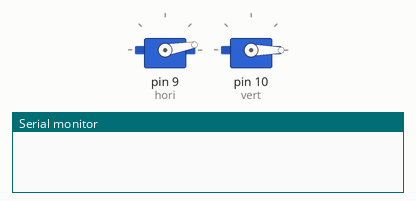
Simulated run of this sketch. Board: Arduino Uno, built with avr-gcc and run on an emulated ATmega328P. Parts: 2 × servo, the last lines printed to the serial monitor.

Above: at 0.1 s.
At 7.1 s:
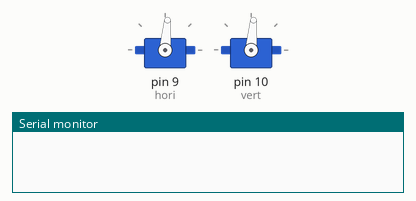
At 24.9 s:
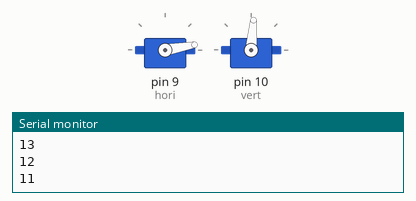
At 37.4 s:
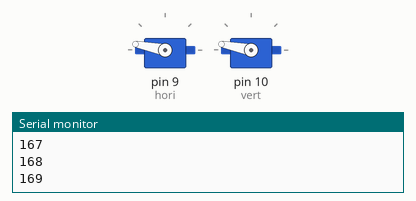
Timing chart, 0 to 40.0 s (numbered marks = the images above):
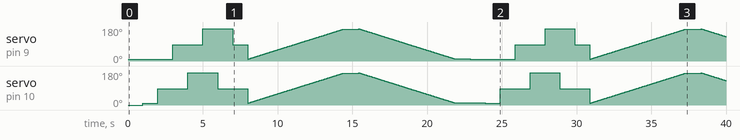

Measured:
- by itself, servo on pin 10 (vert): 0° → 10° at 1.0 s, → 85° 1.0 s later, → 170° 2.0 s later, → 85° 2.0 s later, … (530 changes in this stretch)

The sketch:

servo_coordinate_scan.ino
```cpp
#include <Servo.h>
Servo vert, hori;
int posv = 0;
int posh = 0;

int a = 0, b = 0;

int l = 10;
int q = 170;
int del = 40;


void setup()
{
  hori.attach(9);
  vert.attach(10);
  vert.write(0);
  hori.write(0);
  Serial.begin(9600);
}


void loop() {
  test();
  delay(1000);
}


void test() {
  hori.write(l); delay(1000);
  vert.write(l); delay(1000);
  vert.write (q / 2); delay(1000);
  hori.write(q / 2); delay(1000);
  vert.write (q); delay(1000);
  hori.write(q); delay(1000);
  vert.write (q / 2); delay(1000);
  hori.write(q / 2); delay(1000);
  for (a = l; a < q; a++)
  {
    hori.write(a);
    vert.write(a);
    Serial.println(a);
    delay(del);
  }
  delay(1000);
  for (b = q; b > l; b--)
  {
    hori.write(b);
    vert.write(b);
    Serial.println(b);
    delay(del);
  }

}
```
